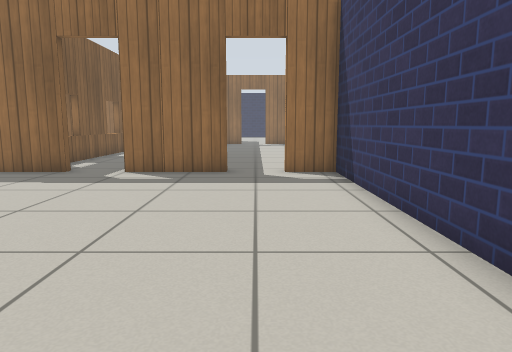
[1] (above)

18 first-person views from a walk through a Gazebo world. The camera is 0.72 m above the floor, tilts 8° down and sees 70° across. The floor is counted in squares, 0.5 m on a side. Each view is taken from the middle of a square. On the plan, view 1 faces up. The plan holds only what a view shows up to about 16 squares ahead; the rest is blank. The place goes on beyond the plan. Simple patterns stand in for the simulator's built-in surfaces.

[2]
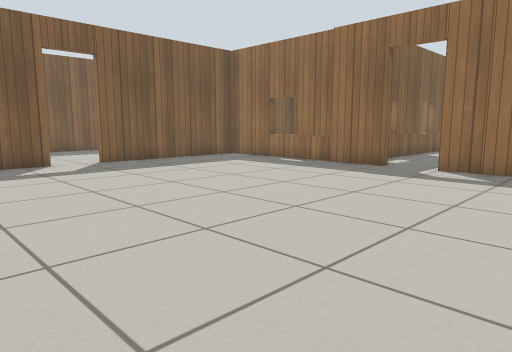

[3]
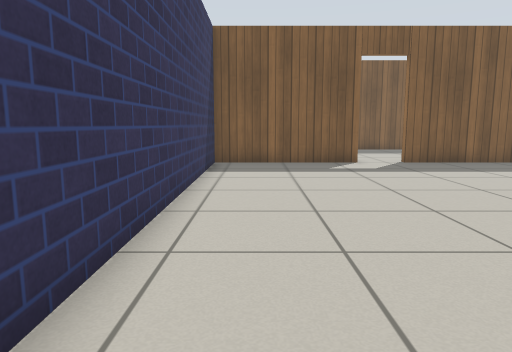

[4]
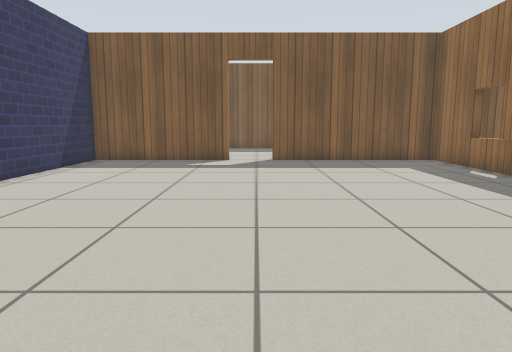

[5]
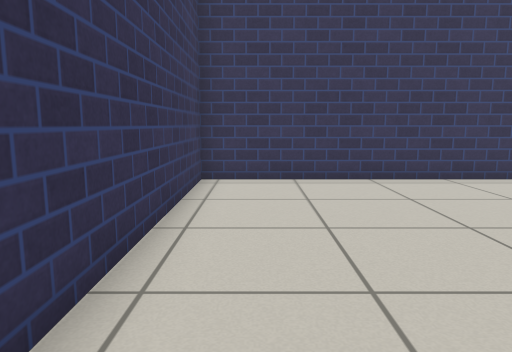

[6]
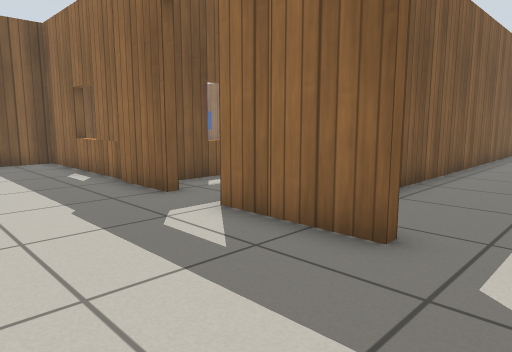

[7]
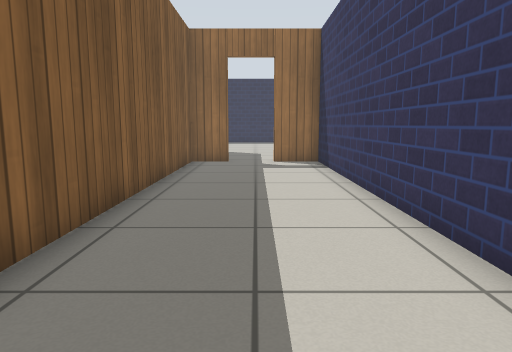

[8]
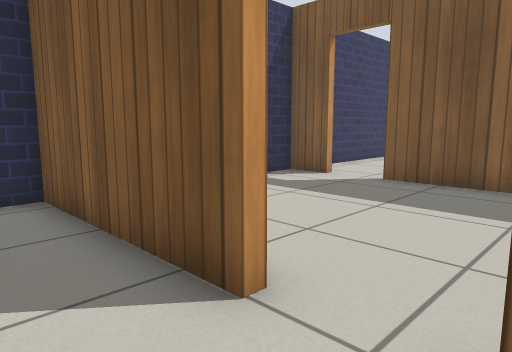

[9]
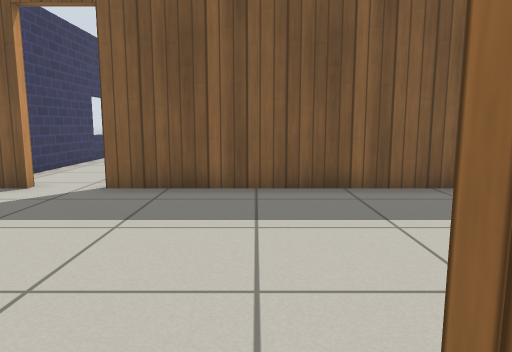

[10]
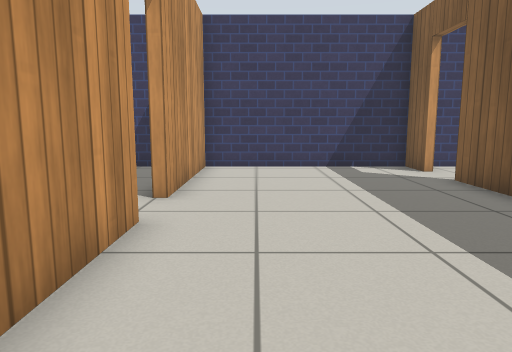

[11]
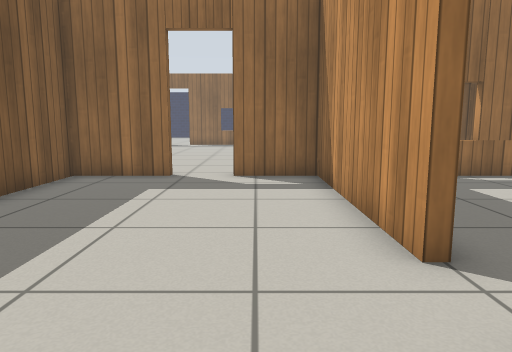

[12]
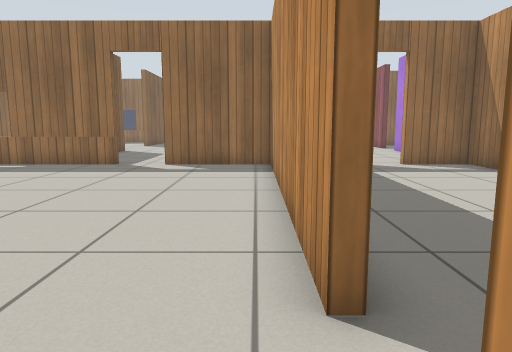

[13]
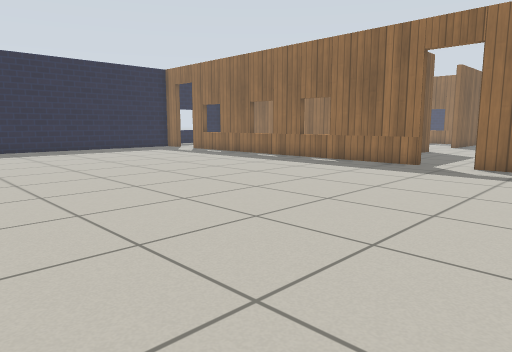

[14]
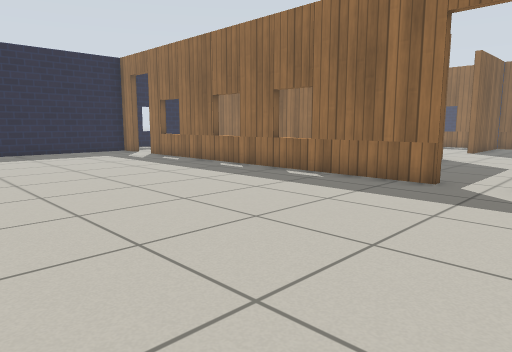

[15]
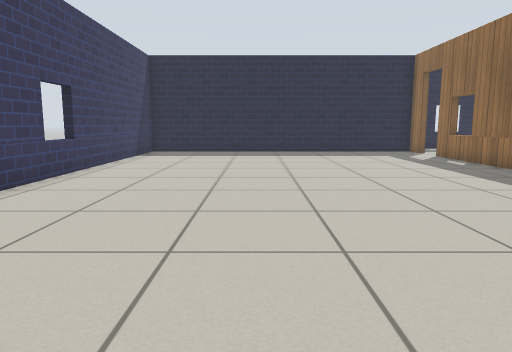

[16]
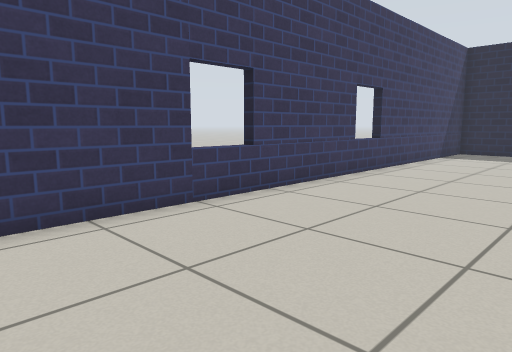

[17]
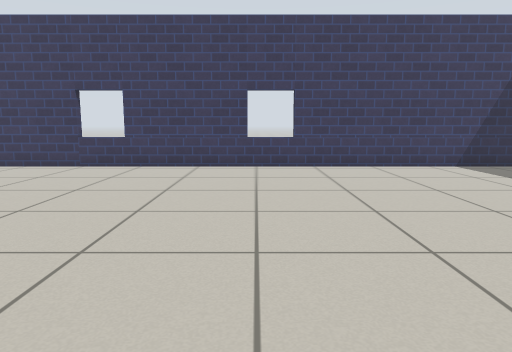

[18]
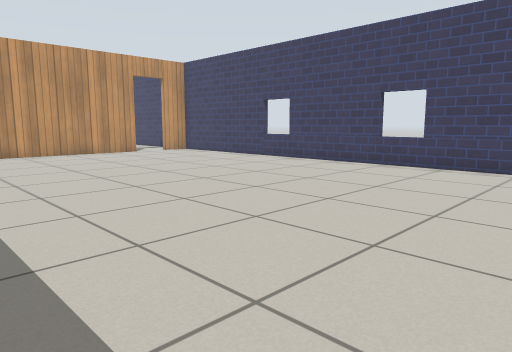

### Floor plan
Points are (right, up) in squares from view 1. A wall is a line through its corners. A room is listed if a view was taken in it or the views show most of it. See-through windows are left out.
Room 1 (views 1, 2, 3, 4, 5, 6, 8, 9)
walls: (-5.7, 11.3) (-13.9, 11.3) (-13.9, 4.6); (-13.9, 2.9) (-13.9, -2.6) (2.5, -2.6) (2.5, 11.3) (0.9, 11.3); (-0.9, 11.3) (-4.1, 11.3)
ways out: open door at (0, 11) to room 2; open door at (-14, 3.5) to room 3; open door at (-4.5, 11)
Room 2 (view 7)
walls: (2.5, 16.3) (2.5, 27.3) (0.6, 27.3); (-1, 27.3) (-2.5, 27.3) (-2.5, 15.1)
ways out: open door at (0, 11) to room 1; open door at (-0.3, 27.3)
Room 3 (views 10, 11)
walls: (-14.3, 4.6) (-14.3, 11.3) (-16.6, 11.3); (-21.2, -1.1) (-21.2, -2.6) (-14.3, -2.6) (-14.3, 2.9); (-18.4, 11.3) (-21.2, 11.3) (-21.2, 0.5)
ways out: open door at (-14, 3.5) to room 1; open door at (-21, -0.5) to room 4; open door at (-17.5, 11.5)
Room 4 (views 12, 13, 14, 15, 16, 17, 18)
walls: (-27, 11.3) (-40.5, 11.3); (-21.5, 0.5) (-21.5, 11.3) (-25.4, 11.3); (-40.5, -2.6) (-22.1, -2.6)
ways out: open door at (-21, -0.5) to room 3; open door at (-26.3, 11.3)

Where each view was taken, in squares from view 1:
view 1: 0 up, 0 right, facing up
view 2: 1 down, 0 right, facing up-left
view 3: 1 down, 0 right, facing left
view 4: 4 up, 1 right, facing left
view 5: 7 up, 1 right, facing down
view 6: 7 up, 1 right, facing up-left
view 7: 13 up, 0 right, facing up
view 8: 5 up, 12 left, facing down-left
view 9: 4 up, 13 left, facing left
view 10: 10 up, 16 left, facing down
view 11: 1 up, 16 left, facing up
view 12: 2 down, 22 left, facing up
view 13: 2 down, 22 left, facing up-left
view 14: 2 up, 24 left, facing up-left
view 15: 3 up, 24 left, facing left
view 16: 3 up, 24 left, facing down-left
view 17: 10 up, 34 left, facing down
view 18: 10 up, 40 left, facing down-right
